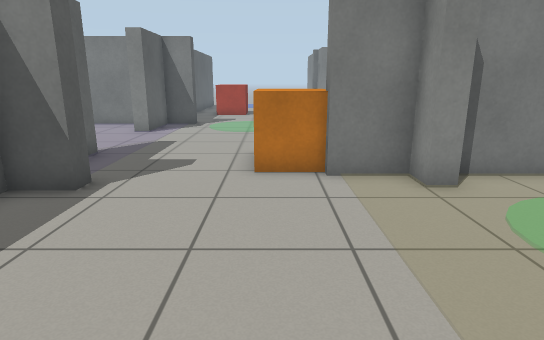
[1] (above)

21 first-person views from a walk through a robot-simulator world made for Gazebo. The camera is 1 m above the floor, tilts 14° down and sees 75° across. The floor is counted in squares, 0.5 m on a side. Each view is taken from the middle of a square. On the plan, view 1 faces up. The plan holds only what a view shows up to about 19 squares ahead; the rest is blank.

[2]
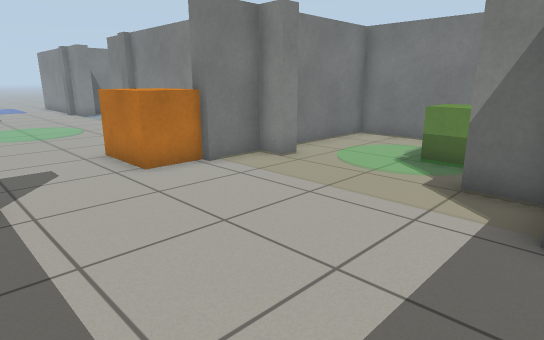

[3]
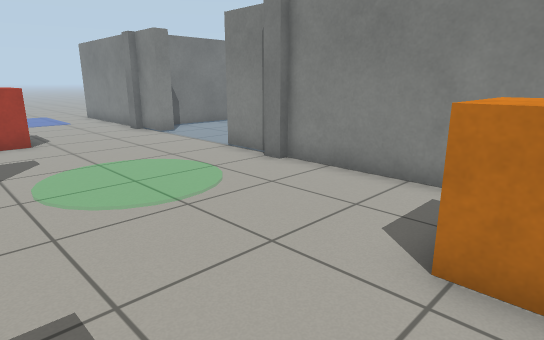

[4]
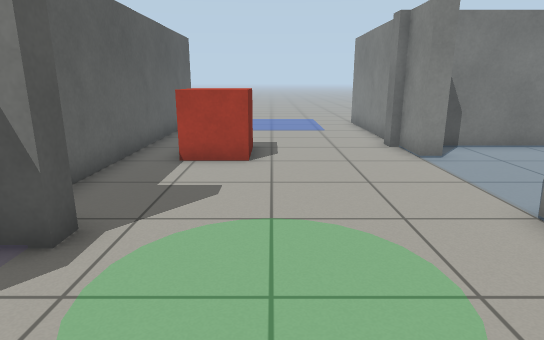

[5]
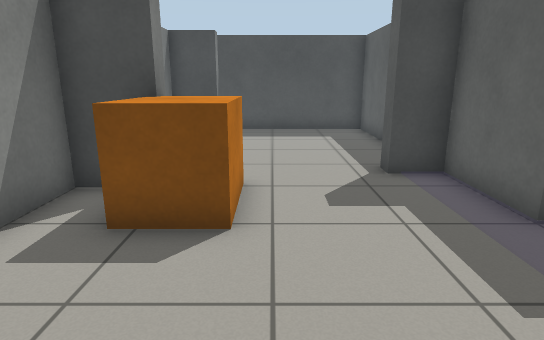

[6]
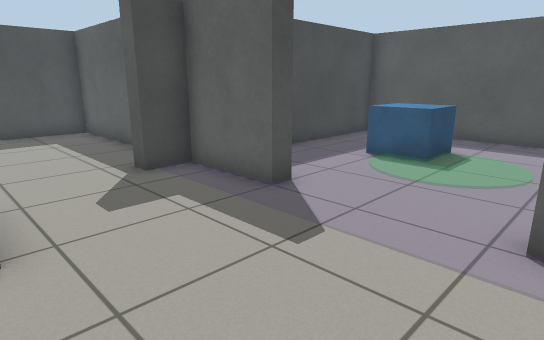

[7]
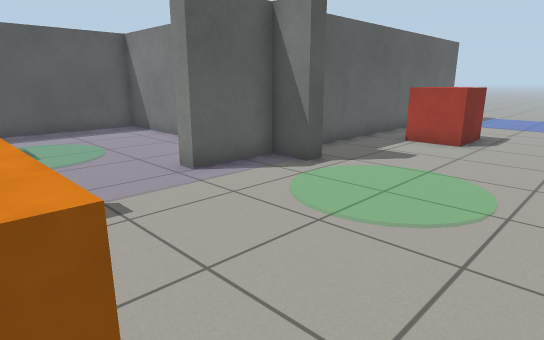

[8]
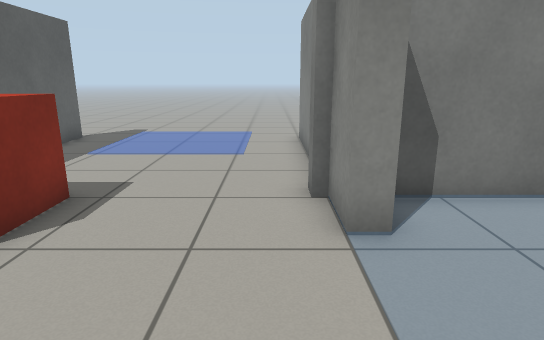

[9]
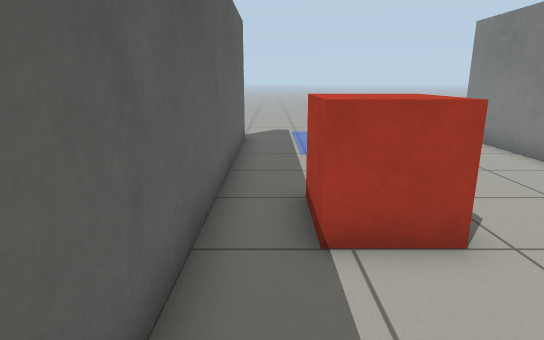

[10]
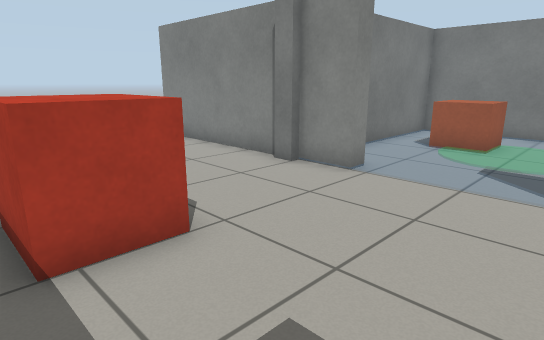

[11]
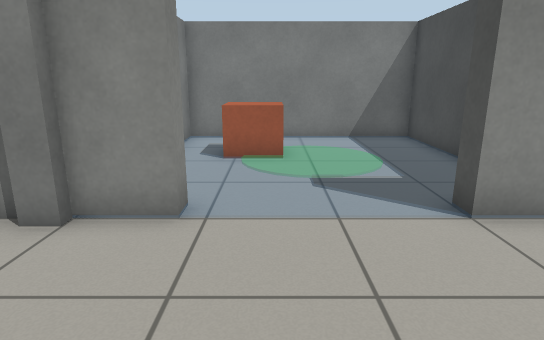

[12]
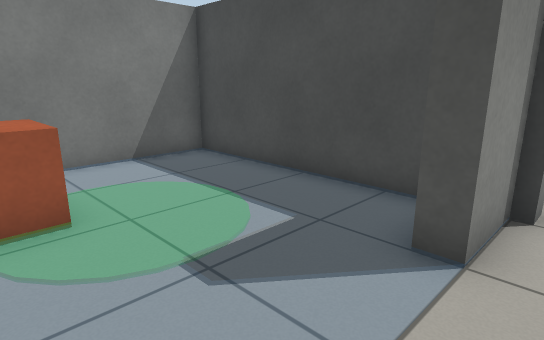

[13]
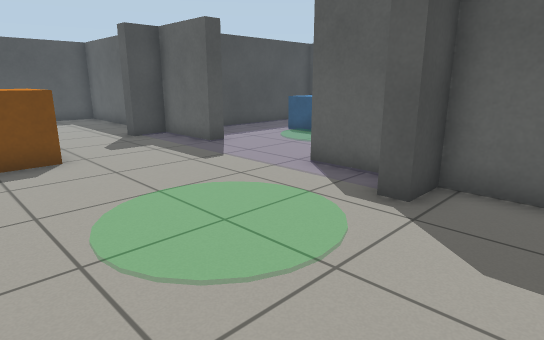

[14]
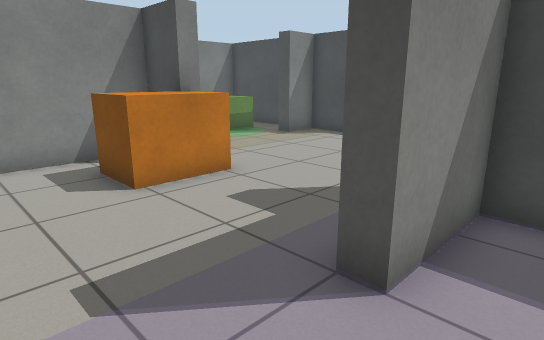

[15]
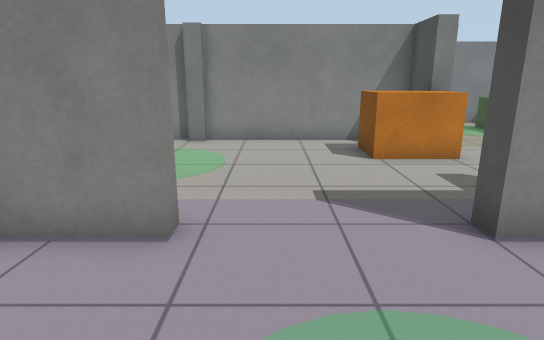

[16]
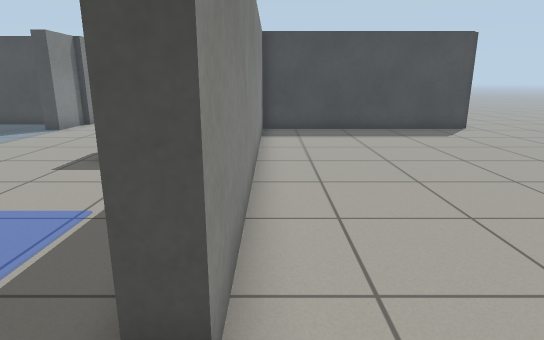

[17]
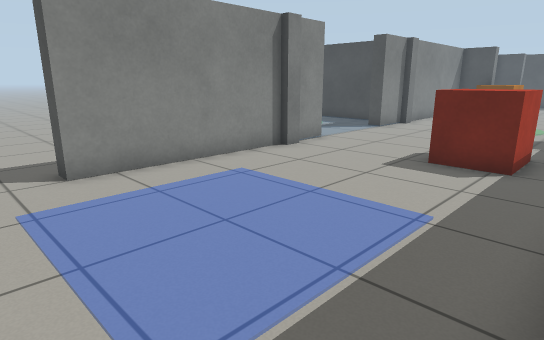

[18]
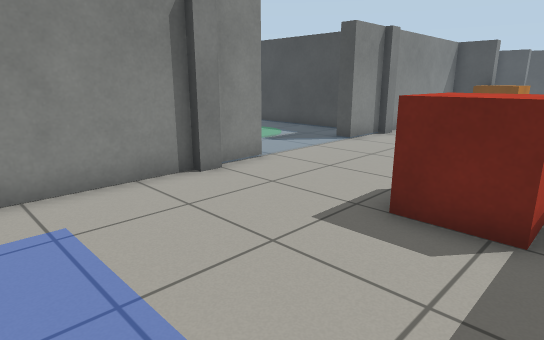

[19]
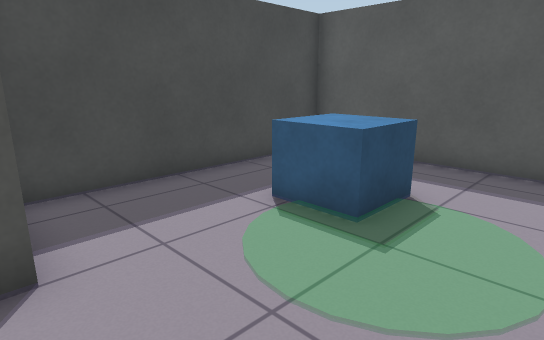

[20]
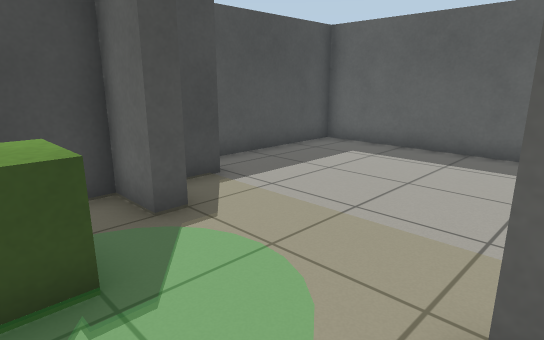

[21]
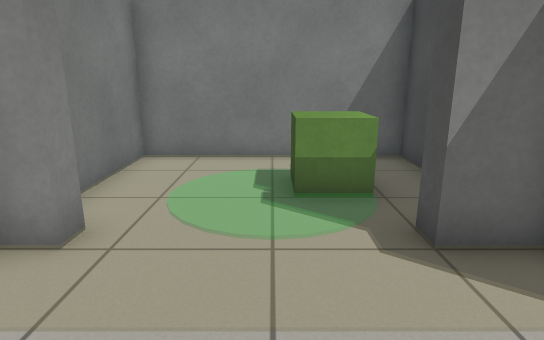

### Floor plan
Points are (right, up) in squares from view 1. A wall is a line through its corners. A room is listed if a view was taken in it or the views show most of it. See-through windows are left out.
Room 1 (views 1, 2, 3, 4, 5, 6, 7, 8, 9, 10, 11, 12, 13, 17, 18, 19, 21)
walls: (2.7, 15.4) (2.7, 16); (3, 15.9) (3, 18); (3, 22.4) (3, 24); (2.7, 24) (2.7, 24.6); (-5.6, 10) (-5, 10) (-5, 7) (-3.7, 7) (-3.7, 6.4) (-5, 6.4) (-5, -1) (1.4, -1); (3, 24.5) (3, 31); (1.4, 8.1) (3, 8.1) (3, 15.4); (3, 6.6) (3, 7.5) (1.4, 7.5); (-5.6, 31) (-5, 31) (-5, 17.6) (-3.7, 17.6) (-3.7, 17) (-5, 17) (-5, 14.4) (-5.6, 14.4); (1.2, -0.1) (1.2, 0.5) (3, 0.5) (3, 2)
ways out: opening at (-5, 12.5) to room 2; opening at (-5, 32.5) to room 3; opening at (3, 4.5) to room 4; opening at (3, 20.5) to room 5; opening at (3, 32.5)
objects: red box (-3, 22) to (-2, 24); orange box (0, 8) to (1, 10)
Room 2 (views 14, 15)
walls: (-10, 17) (-14, 17) (-14, 7) (-5.6, 7) (-5.6, 10); (-5.6, 14.4) (-5.6, 16.6); (-6.5, 17) (-8.5, 17)
ways out: opening at (-5, 12.5) to room 1
objects: blue box (-11, 10) to (-10, 11)
Room 3 (view 16)
walls: (-14.4, 17.6) (-5.6, 17.6) (-5.6, 31)
ways out: opening at (-5, 32.5) to room 1
Room 4 (view 20)
walls: (3.6, 6.6) (3, 6.6); (3, 2) (3.6, 2) (3.6, 0.5) (8.5, 0.5) (8.5, 7.5) (4, 7.5)
ways out: opening at (3, 4.5) to room 1
objects: green box (5, 2) to (6, 3)
Room 5 (no view inside)
walls: (3.6, 22.4) (3, 22.4); (3, 18) (3.6, 18); (4.4, 16) (11, 16) (11, 24) (4.1, 24)
ways out: opening at (3, 20.5) to room 1
objects: brown box (8, 21) to (9, 22)

Where each view was taken, in squares from view 1:
view 1: 0 up, 0 right, facing up
view 2: 0 up, 4 left, facing up-right
view 3: 9 up, 4 left, facing up-right
view 4: 13 up, 1 left, facing up
view 5: 15 up, 1 left, facing down
view 6: 15 up, 0 right, facing down-left
view 7: 10 up, 2 right, facing up-left
view 8: 18 up, 2 right, facing up
view 9: 18 up, 4 left, facing up
view 10: 18 up, 4 left, facing up-right
view 11: 21 up, 2 left, facing right
view 12: 22 up, 2 right, facing down-right
view 13: 20 up, 2 right, facing down-left
view 14: 13 up, 7 left, facing down-right
view 15: 13 up, 10 left, facing right
view 16: 33 up, 6 left, facing down
view 17: 33 up, 5 left, facing down-right
view 18: 29 up, 4 left, facing down-right
view 19: 14 up, 5 left, facing down-left
view 20: 7 up, 6 right, facing down-left
view 21: 4 up, 1 left, facing right
